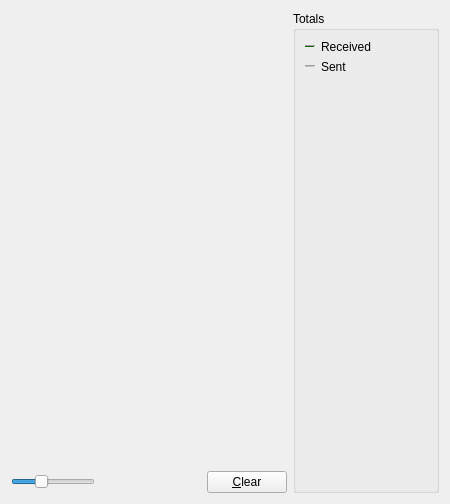
     <widget class="QWidget" name="tab_nettraffic">
      <attribute name="title">
       <string>&amp;Network Traffic</string>
      </attribute>
      <layout class="QHBoxLayout" name="horizontalLayout_3">
       <item>
        <layout class="QVBoxLayout" name="verticalLayout_4">
         <item>
          <widget class="TrafficGraphWidget" name="trafficGraph" native="true">
           <property name="sizePolicy">
            <sizepolicy hsizetype="Expanding" vsizetype="Expanding">
             <horstretch>0</horstretch>
             <verstretch>0</verstretch>
            </sizepolicy>
           </property>
          </widget>
         </item>
         <item>
          <layout class="QHBoxLayout" name="horizontalLayout_2">
           <item>
            <widget class="QSlider" name="sldGraphRange">
             <property name="minimum">
              <number>0</number>
             </property>
             <property name="maximum">
              <number>9</number>
             </property>
             <property name="pageStep">
              <number>1</number>
             </property>
             <property name="value">
              <number>3</number>
             </property>
             <property name="orientation">
              <enum>Qt::Horizontal</enum>
             </property>
            </widget>
           </item>
           <item>
            <widget class="QLabel" name="lblGraphRange">
             <property name="minimumSize">
              <size>
               <width>100</width>
               <height>0</height>
              </size>
             </property>
             <property name="alignment">
              <set>Qt::AlignCenter</set>
             </property>
            </widget>
           </item>
           <item>
            <widget class="QPushButton" name="btnClearTrafficGraph">
             <property name="text">
              <string>&amp;Clear</string>
             </property>
             <property name="autoDefault">
              <bool>false</bool>
             </property>
            </widget>
           </item>
          </layout>
         </item>
        </layout>
       </item>
       <item>
        <layout class="QVBoxLayout" name="verticalLayout">
         <item>
          <widget class="QGroupBox" name="groupBox">
           <property name="title">
            <string>Totals</string>
           </property>
           <layout class="QVBoxLayout" name="verticalLayout_5">
            <item>
             <layout class="QHBoxLayout" name="horizontalLayout_4">
              <item>
               <widget class="Line" name="line">
                <property name="sizePolicy">
                 <sizepolicy hsizetype="Fixed" vsizetype="Fixed">
                  <horstretch>0</horstretch>
                  <verstretch>0</verstretch>
                 </sizepolicy>
                </property>
                <property name="minimumSize">
                 <size>
                  <width>10</width>
                  <height>0</height>
                 </size>
                </property>
                <property name="palette">
                 <palette>
                  <active>
                   <colorrole role="Light">
                    <brush brushstyle="SolidPattern">
                     <color alpha="255">
                      <red>19</red>
                      <green>98</green>
                      <blue>7</blue>
                     </color>
                    </brush>
                   </colorrole>
                  </active>
                  <inactive>
                   <colorrole role="Light">
                    <brush brushstyle="SolidPattern">
                     <color alpha="255">
                      <red>19</red>
                      <green>98</green>
                      <blue>7</blue>
                     </color>
                    </brush>
                   </colorrole>
                  </inactive>
                  <disabled>
                   <colorrole role="Light">
                    <brush brushstyle="SolidPattern">
                     <color alpha="255">
                      <red>19</red>
                      <green>98</green>
                      <blue>7</blue>
                     </color>
                    </brush>
                   </colorrole>
                  </disabled>
                 </palette>
                </property>
                <property name="orientation">
                 <enum>Qt::Horizontal</enum>
                </property>
               </widget>
              </item>
              <item>
               <widget class="QLabel" name="label_16">
                <property name="text">
                 <string>Received</string>
                </property>
               </widget>
              </item>
              <item>
               <widget class="QLabel" name="lblBytesIn">
                <property name="minimumSize">
                 <size>
                  <width>50</width>
                  <height>0</height>
                 </size>
                </property>
                <property name="alignment">
                 <set>Qt::AlignRight|Qt::AlignTrailing|Qt::AlignVCenter</set>
                </property>
               </widget>
              </item>
             </layout>
            </item>
            <item>
             <layout class="QHBoxLayout" name="horizontalLayout_5">
              <item>
               <widget class="Line" name="line_2">
                <property name="sizePolicy">
                 <sizepolicy hsizetype="Fixed" vsizetype="Fixed">
                  <horstretch>0</horstretch>
                  <verstretch>0</verstretch>
                 </sizepolicy>
                </property>
                <property name="minimumSize">
                 <size>
                  <width>10</width>
                  <height>0</height>
                 </size>
                </property>
                <property name="palette">
                 <palette>
                  <active>
                   <colorrole role="Light">
                    <brush brushstyle="SolidPattern">
                     <color alpha="255">
                      <red>192</red>
                      <green>192</green>
                      <blue>192</blue>
                     </color>
                    </brush>
                   </colorrole>
                  </active>
                  <inactive>
                   <colorrole role="Light">
                    <brush brushstyle="SolidPattern">
                     <color alpha="255">
                      <red>192</red>
                      <green>192</green>
                      <blue>192</blue>
                     </color>
                    </brush>
                   </colorrole>
                  </inactive>
                  <disabled>
                   <colorrole role="Light">
                    <brush brushstyle="SolidPattern">
                     <color alpha="255">
                      <red>192</red>
                      <green>192</green>
                      <blue>192</blue>
                     </color>
                    </brush>
                   </colorrole>
                  </disabled>
                 </palette>
                </property>
                <property name="orientation">
                 <enum>Qt::Horizontal</enum>
                </property>
               </widget>
              </item>
              <item>
               <widget class="QLabel" name="label_17">
                <property name="text">
                 <string>Sent</string>
                </property>
               </widget>
              </item>
              <item>
               <widget class="QLabel" name="lblBytesOut">
                <property name="minimumSize">
                 <size>
                  <width>50</width>
                  <height>0</height>
                 </size>
                </property>
                <property name="alignment">
                 <set>Qt::AlignRight|Qt::AlignTrailing|Qt::AlignVCenter</set>
                </property>
               </widget>
              </item>
             </layout>
            </item>
            <item>
             <spacer name="verticalSpacer_4">
              <property name="orientation">
               <enum>Qt::Vertical</enum>
              </property>
              <property name="sizeHint" stdset="0">
               <size>
                <width>20</width>
                <height>407</height>
               </size>
              </property>
             </spacer>
            </item>
           </layout>
          </widget>
         </item>
        </layout>
       </item>
      </layout>
     </widget>
